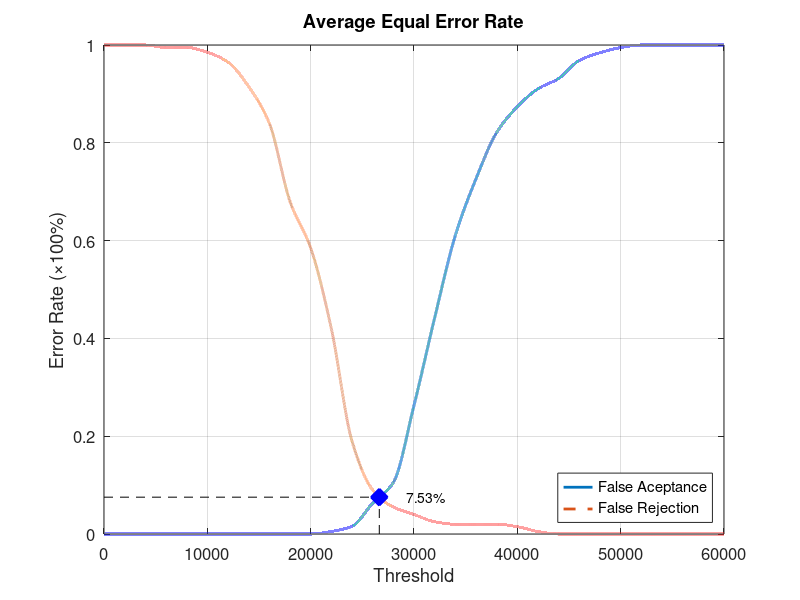
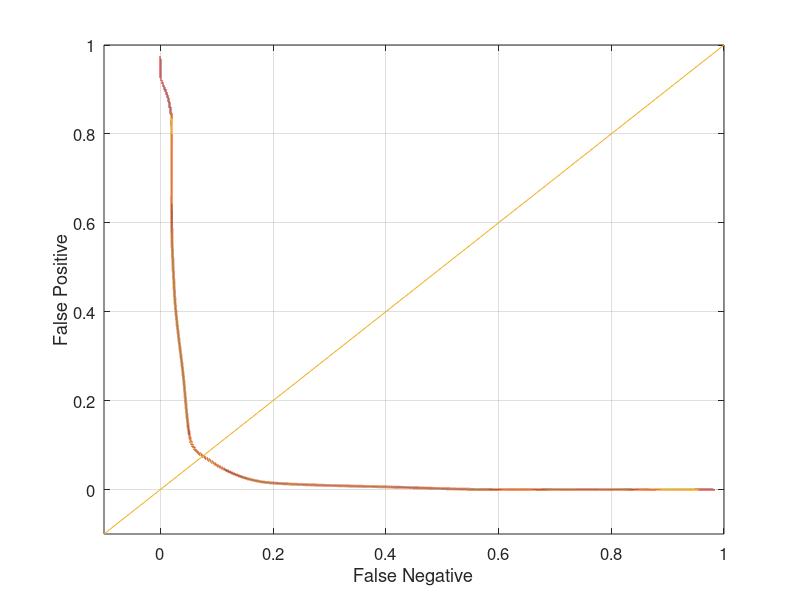

The MATLAB source for these figures, in order:
function yEER = Database2_1
close all;
clear;
clc;
x = 0:2000:60000;
xq = 0:0.5:60000;

y0 = [0 0 0 0 0 0 0 0 0 0 0 0.00526316 0.0157895 0.0631579 0.105263 0.263158 0.442105 0.610526 0.726316 0.821053 0.873684 0.910526 0.931579 0.968421 0.984211 0.994737 1 1 1 1 1];
yy0 = interp1(x, y0, xq, 'pchip');
y1 = [1 1 1 0.995 0.995 0.985 0.965 0.915 0.84 0.68 0.585 0.42 0.19 0.09 0.055 0.04 0.025 0.02 0.02 0.02 0.015 0.005 0 0 0 0 0 0 0 0 0];
yy1 = interp1(x, y1, xq, 'pchip');

% Calculating EER: 
y2 = abs(y0 - y1);
find(y2 == min(y2))
yy2 = abs(yy0 - yy1);
xEER = find(yy2 == min(yy2));
xEERIndex = xq(xEER) % X-axis EER
yEER = yy0(xEER) % Y-axis EER

main = figure
plot(xq, yy0,'-','LineWidth', 2);	hold on
plot(xq, yy1,'--','LineWidth', 2);	hold on
plot([xEERIndex xEERIndex], [0 yEER], 'k--');	hold on
plot([0 xEERIndex], [yEER yEER], 'k--');	hold on
plot(xEERIndex, yEER, 'bx', 'LineWidth', 10);	hold on
text(xEERIndex + 10 * xEERIndex / 100, yEER, [num2str(round((10000 * yEER)) / 100) '%'])
legend('False Aceptance', 'False Rejection', 'Location', 'SouthEast')
xlabel('Threshold')
ylabel('Error Rate (\times100%)')
title('Average Equal Error Rate')
set(gca, 'FontSize', 12)
axis([0 60000 0 1])
grid on

print(main, 'Database2_1Main', '-dpng');
FNRxFPR = figure('Color', [1 1 1]);
plot(yy1, yy0, '-', yy1, yy0, 'LineWidth', 2);
hold on
y = -0.1:0.1:1
plot(y, y); 
set(gca, 'FontSize', 12)
xlabel('False Negative')
ylabel('False Positive')
axis([-0.1 1 -0.1 1])
set(gca, 'FontSize', 12)
grid on

print(FNRxFPR, 'Database2_1FNRxFPR','-dpng');
end
